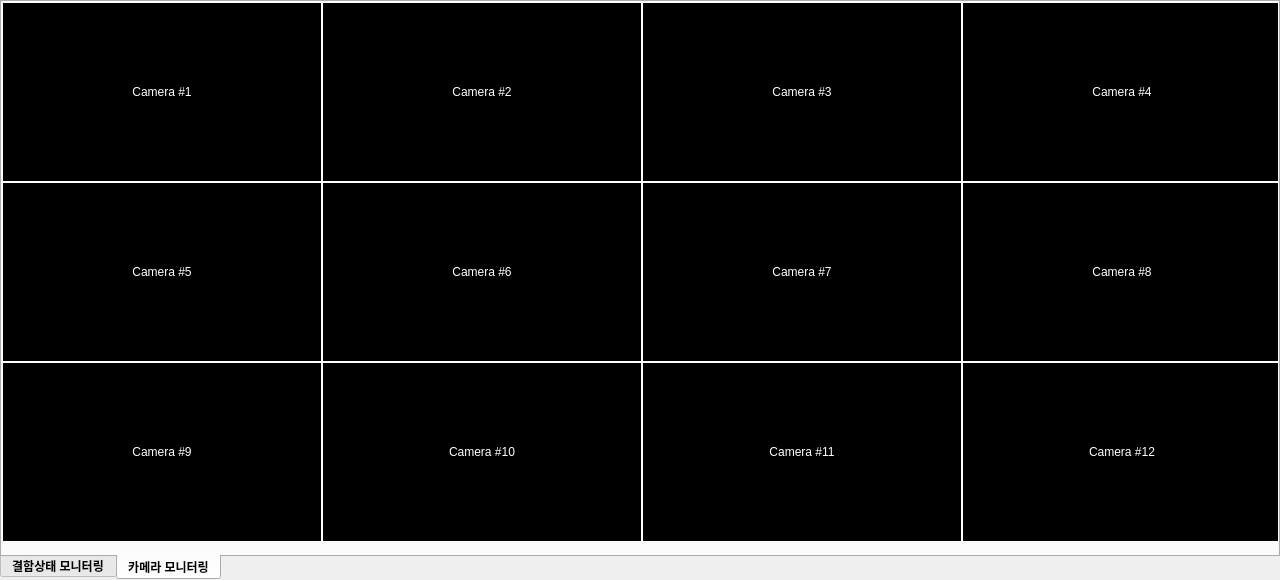
   <widget class="QTabWidget" name="tab_monitor">
    <property name="geometry">
     <rect>
      <x>0</x>
      <y>0</y>
      <width>1280</width>
      <height>580</height>
     </rect>
    </property>
    <property name="font">
     <font>
      <family>Arial</family>
      <weight>75</weight>
      <bold>true</bold>
     </font>
    </property>
    <property name="tabPosition">
     <enum>QTabWidget::South</enum>
    </property>
    <property name="currentIndex">
     <number>1</number>
    </property>
    <widget class="QWidget" name="tab_3">
     <attribute name="title">
      <string>결함상태 모니터링</string>
     </attribute>
     <widget class="QFrame" name="frame_defect_grid_frame">
      <property name="geometry">
       <rect>
        <x>0</x>
        <y>0</y>
        <width>1280</width>
        <height>541</height>
       </rect>
      </property>
      <property name="styleSheet">
       <string notr="true">background-color: rgb(255,255,255);</string>
      </property>
      <property name="frameShape">
       <enum>QFrame::NoFrame</enum>
      </property>
      <property name="frameShadow">
       <enum>QFrame::Plain</enum>
      </property>
     </widget>
    </widget>
    <widget class="QWidget" name="tab_4">
     <attribute name="title">
      <string>카메라 모니터링</string>
     </attribute>
     <widget class="QLabel" name="window_camera_10">
      <property name="geometry">
       <rect>
        <x>320</x>
        <y>360</y>
        <width>320</width>
        <height>180</height>
       </rect>
      </property>
      <property name="styleSheet">
       <string notr="true">background-color: rgb(0, 0, 0);
color:rgb(255,255,255);
border-color: rgb(255, 255, 255);
border: 1px solid white;</string>
      </property>
      <property name="lineWidth">
       <number>1</number>
      </property>
      <property name="midLineWidth">
       <number>0</number>
      </property>
      <property name="text">
       <string>Camera #10</string>
      </property>
      <property name="alignment">
       <set>Qt::AlignCenter</set>
      </property>
     </widget>
     <widget class="QLabel" name="window_camera_7">
      <property name="geometry">
       <rect>
        <x>640</x>
        <y>180</y>
        <width>320</width>
        <height>180</height>
       </rect>
      </property>
      <property name="styleSheet">
       <string notr="true">background-color: rgb(0, 0, 0);
color:rgb(255,255,255);
border-color: rgb(255, 255, 255);
border: 1px solid white;</string>
      </property>
      <property name="text">
       <string>Camera #7</string>
      </property>
      <property name="alignment">
       <set>Qt::AlignCenter</set>
      </property>
     </widget>
     <widget class="QLabel" name="window_camera_2">
      <property name="geometry">
       <rect>
        <x>320</x>
        <y>0</y>
        <width>320</width>
        <height>180</height>
       </rect>
      </property>
      <property name="styleSheet">
       <string notr="true">background-color: rgb(0, 0, 0);
color:rgb(255,255,255);
border-color: rgb(255, 255, 255);
border: 1px solid white;</string>
      </property>
      <property name="text">
       <string>Camera #2</string>
      </property>
      <property name="alignment">
       <set>Qt::AlignCenter</set>
      </property>
     </widget>
     <widget class="QLabel" name="window_camera_1">
      <property name="geometry">
       <rect>
        <x>0</x>
        <y>0</y>
        <width>320</width>
        <height>180</height>
       </rect>
      </property>
      <property name="styleSheet">
       <string notr="true">background-color: rgb(0, 0, 0);
color:rgb(255,255,255);
border-color: rgb(255, 255, 255);
border: 1px solid white;</string>
      </property>
      <property name="text">
       <string>Camera #1</string>
      </property>
      <property name="alignment">
       <set>Qt::AlignCenter</set>
      </property>
     </widget>
     <widget class="QLabel" name="window_camera_6">
      <property name="geometry">
       <rect>
        <x>320</x>
        <y>180</y>
        <width>320</width>
        <height>180</height>
       </rect>
      </property>
      <property name="styleSheet">
       <string notr="true">background-color: rgb(0, 0, 0);
color:rgb(255,255,255);
border-color: rgb(255, 255, 255);
border: 1px solid white;</string>
      </property>
      <property name="text">
       <string>Camera #6</string>
      </property>
      <property name="alignment">
       <set>Qt::AlignCenter</set>
      </property>
     </widget>
     <widget class="QLabel" name="window_camera_8">
      <property name="geometry">
       <rect>
        <x>960</x>
        <y>180</y>
        <width>320</width>
        <height>180</height>
       </rect>
      </property>
      <property name="styleSheet">
       <string notr="true">background-color: rgb(0, 0, 0);
color:rgb(255,255,255);
border-color: rgb(255, 255, 255);
border: 1px solid white;</string>
      </property>
      <property name="text">
       <string>Camera #8</string>
      </property>
      <property name="alignment">
       <set>Qt::AlignCenter</set>
      </property>
     </widget>
     <widget class="QLabel" name="window_camera_9">
      <property name="geometry">
       <rect>
        <x>0</x>
        <y>360</y>
        <width>320</width>
        <height>180</height>
       </rect>
      </property>
      <property name="styleSheet">
       <string notr="true">background-color: rgb(0, 0, 0);
color:rgb(255,255,255);
border-color: rgb(255, 255, 255);
border: 1px solid white;</string>
      </property>
      <property name="text">
       <string>Camera #9</string>
      </property>
      <property name="alignment">
       <set>Qt::AlignCenter</set>
      </property>
     </widget>
     <widget class="QLabel" name="window_camera_3">
      <property name="geometry">
       <rect>
        <x>640</x>
        <y>0</y>
        <width>320</width>
        <height>180</height>
       </rect>
      </property>
      <property name="styleSheet">
       <string notr="true">background-color: rgb(0, 0, 0);
color:rgb(255,255,255);
border-color: rgb(255, 255, 255);
border: 1px solid white;</string>
      </property>
      <property name="text">
       <string>Camera #3</string>
      </property>
      <property name="alignment">
       <set>Qt::AlignCenter</set>
      </property>
     </widget>
     <widget class="QLabel" name="window_camera_4">
      <property name="geometry">
       <rect>
        <x>960</x>
        <y>0</y>
        <width>320</width>
        <height>180</height>
       </rect>
      </property>
      <property name="styleSheet">
       <string notr="true">background-color: rgb(0, 0, 0);
color:rgb(255,255,255);
border-color: rgb(255, 255, 255);
border: 1px solid white;</string>
      </property>
      <property name="text">
       <string>Camera #4</string>
      </property>
      <property name="alignment">
       <set>Qt::AlignCenter</set>
      </property>
     </widget>
     <widget class="QLabel" name="window_camera_5">
      <property name="geometry">
       <rect>
        <x>0</x>
        <y>180</y>
        <width>320</width>
        <height>180</height>
       </rect>
      </property>
      <property name="styleSheet">
       <string notr="true">background-color: rgb(0, 0, 0);
color:rgb(255,255,255);
border-color: rgb(255, 255, 255);
border: 1px solid white;</string>
      </property>
      <property name="text">
       <string>Camera #5</string>
      </property>
      <property name="alignment">
       <set>Qt::AlignCenter</set>
      </property>
     </widget>
     <widget class="QLabel" name="window_camera_11">
      <property name="geometry">
       <rect>
        <x>640</x>
        <y>360</y>
        <width>320</width>
        <height>180</height>
       </rect>
      </property>
      <property name="styleSheet">
       <string notr="true">background-color: rgb(0, 0, 0);
color:rgb(255,255,255);
border-color: rgb(255, 255, 255);
border: 1px solid white;</string>
      </property>
      <property name="lineWidth">
       <number>1</number>
      </property>
      <property name="midLineWidth">
       <number>0</number>
      </property>
      <property name="text">
       <string>Camera #11</string>
      </property>
      <property name="alignment">
       <set>Qt::AlignCenter</set>
      </property>
     </widget>
     <widget class="QLabel" name="window_camera_12">
      <property name="geometry">
       <rect>
        <x>960</x>
        <y>360</y>
        <width>320</width>
        <height>180</height>
       </rect>
      </property>
      <property name="styleSheet">
       <string notr="true">background-color: rgb(0, 0, 0);
color:rgb(255,255,255);
border-color: rgb(255, 255, 255);
border: 1px solid white;</string>
      </property>
      <property name="lineWidth">
       <number>1</number>
      </property>
      <property name="midLineWidth">
       <number>0</number>
      </property>
      <property name="text">
       <string>Camera #12</string>
      </property>
      <property name="alignment">
       <set>Qt::AlignCenter</set>
      </property>
     </widget>
    </widget>
   </widget>
